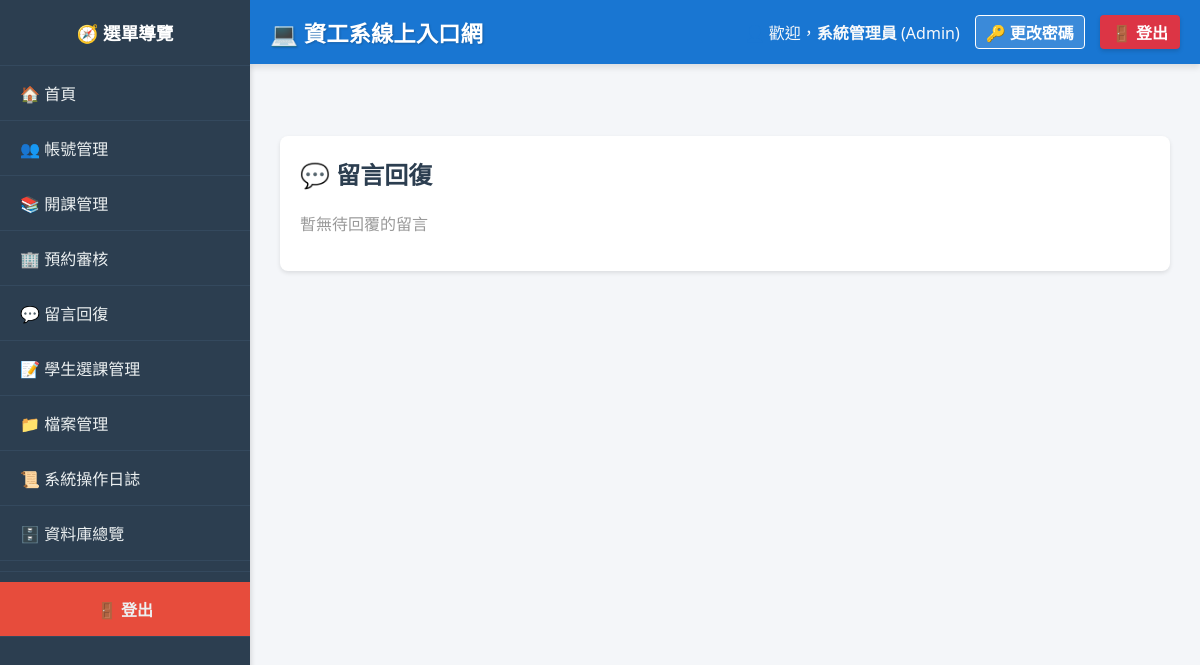
The app's page /index.php?page=review_messages (signed in), older data.
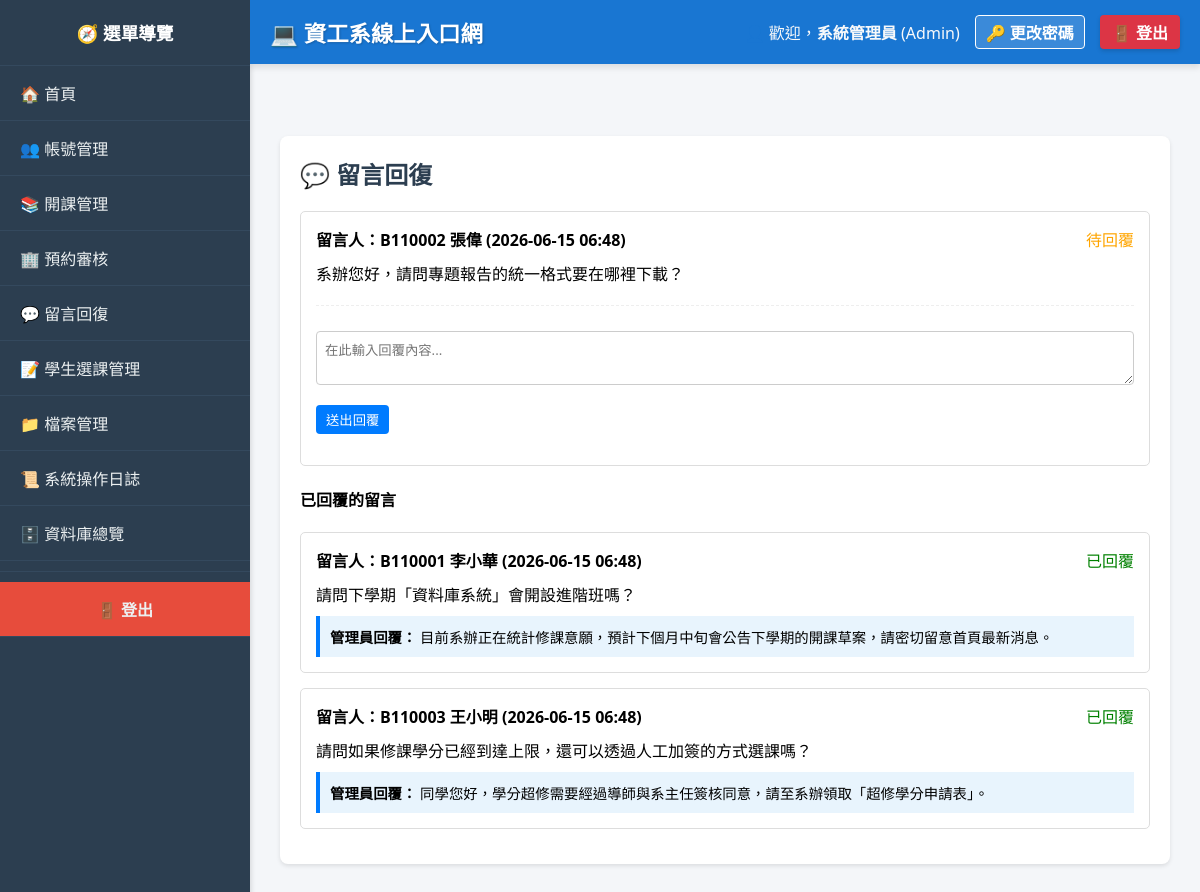
The same page, newer data.
### tables this page shows
CREATE TABLE Messages (
    message_id INT AUTO_INCREMENT PRIMARY KEY,
    sender_id INT NOT NULL,
    content TEXT NOT NULL,
    reply_content TEXT,
    created_at TIMESTAMP DEFAULT CURRENT_TIMESTAMP,
    is_public BOOLEAN DEFAULT FALSE,
    FOREIGN KEY (sender_id) REFERENCES Users(id) ON DELETE CASCADE
);

CREATE TABLE Students (
    student_id VARCHAR(20) PRIMARY KEY,
    user_id INT NOT NULL,
    name VARCHAR(100) NOT NULL,
    enrollment_year INT,
    FOREIGN KEY (user_id) REFERENCES Users(id) ON DELETE CASCADE
);

### modules/admin/review_messages.php (the view, shortened to what this page needs)
﻿<div class="card">
    <h2>💬 留言回復</h2>
    <?php
    if($_SESSION['role'] != 'Admin') {
        echo "<p style='color:red;'>只有管理員可以使用此功能。</p>";
    } else {
        $pending_messages = $conn->query(
            "SELECT m.message_id, u.username, s.name as student_name, s.student_id,
                    m.content, m.created_at
             FROM Messages m
             JOIN Users u ON m.sender_id = u.id
             LEFT JOIN Students s ON u.id = s.user_id
             WHERE m.reply_content IS NULL
             ORDER BY m.created_at DESC"
        );
        if($pending_messages->num_rows > 0) {
            while($msg = $pending_messages->fetch_assoc()) {
                echo "<div style='border:1px solid #ddd; padding:15px; border-radius:5px; margin-bottom:15px;'>";
                echo "<div style='display:flex; justify-content:space-between;'>";
                echo "<strong>留言人：" . htmlspecialchars($msg['student_id'] ?? $msg['username']) . " " . htmlspecialchars($msg['student_name'] ?? $msg['username']) . " (" . date('Y-m-d H:i', strtotime($msg['created_at'])) . ")</strong>";
                echo "<span style='color:orange;'>待回覆</span>";
                echo "</div>";
                echo "<p style='margin:10px 0;'>" . htmlspecialchars($msg['content']) . "</p>";
                echo "<hr style='border:0; border-top:1px dashed #eee;'>";
                echo "<form method='POST'>";
                echo "<textarea name='reply_content' rows='2' style='width:100%; padding:8px; border:1px solid #ccc; border-radius:4px;' placeholder='在此輸入回覆內容...'></textarea>";
                echo "<button type='submit' name='submit_reply' class='btn' style='margin-top:5px; background:#007bff; padding:5px 10px;'>送出回覆</button>";
                echo "</form>";
                echo "</div>";
            }
        } else {
            echo "<p style='color:#999;'>暫無待回覆的留言</p>";
        }
        $replied_messages = $conn->query(
            "SELECT m.message_id, u.username, s.name as student_name, s.student_id,
                    m.content, m.reply_content, m.created_at
             FROM Messages m
             JOIN Users u ON m.sender_id = u.id
             LEFT JOIN Students s ON u.id = s.user_id
             WHERE m.reply_content IS NOT NULL
             ORDER BY m.created_at DESC
             LIMIT 5"
        );
        if($replied_messages->num_rows > 0) {
            echo "<h4>已回覆的留言</h4>";
            while($msg = $replied_messages->fetch_assoc()) {
                echo "<div style='border:1px solid #ddd; padding:15px; border-radius:5px; margin-bottom:15px;'>";
                echo "<div style='display:flex; justify-content:space-between;'>";
                echo "<strong>留言人：" . htmlspecialchars($msg['student_id'] ?? $msg['username']) . " " . htmlspecialchars($msg['student_name'] ?? $msg['username']) . " (" . date('Y-m-d H:i', strtotime($msg['created_at'])) . ")</strong>";
                echo "<span style='color:green;'>已回覆</span>";
                echo "</div>";
                echo "<p style='margin:10px 0;'>" . htmlspecialchars($msg['content']) . "</p>";
                echo "<div style='background:#e8f4fd; padding:10px; border-left:4px solid #007bff; margin-top:10px;'>";
                echo "<p style='margin:0; font-size:0.9em;'><strong>管理員回覆：</strong> " . htmlspecialchars($msg['reply_content']) . "</p>";
                echo "</div>";
                echo "</div>";
            }
        }
    }
    ?>
</div>

### index.php (shortened to what this page needs)
﻿<?php
require_once 'db_connect.php';
$role = isset($_SESSION['role']) ? $_SESSION['role'] : 'Guest';
$page = isset($_GET['page']) ? $_GET['page'] : 'home';
?>
<!DOCTYPE html>
<html lang="zh-TW">
<head>
    <link rel="stylesheet" href="assets/css/style.css">
</head>
<body>
    <div class="sidebar">
        <h2>🧭 選單導覽</h2>
        <?php
        if ($role == 'Admin') {
            include 'includes/sidebar_admin.php';
        } elseif ($role == 'Teacher') {
            include 'includes/sidebar_teacher.php';
        } elseif ($role == 'Student') {
            include 'includes/sidebar_student.php';
        } else {
            include 'includes/sidebar_public.php';
        }
        ?>
    </div>
    <div class="main-content">
        <?php include 'includes/header.php'; ?>
        <div class="content-area">
            <?php
            if ($page == 'login') {
                include 'login.php';
            } else {
                $module_path = '';
                $page_name = basename($page);
                if (in_array($page_name, ['home', 'faculty', 'labs', 'teacher_detail', 'downloads', 'syllabus_detail', 'change_password'])) {
                    $module_path = 'modules/public/' . $page_name . '.php';
                } else if ($role == 'Admin' && in_array($page_name, ['manage_accounts', 'manage_courses', 'manage_enrollments', 'review_reservations', 'review_messages', 'manage_files', 'view_database', 'admin_logs'])) {
                    $module_path = 'modules/admin/' . $page_name . '.php';
                } else if ($role == 'Teacher' && in_array($page_name, ['profile', 'syllabus', 'grading'])) {
                    $module_path = 'modules/teacher/' . $page_name . '.php';
                } else if ($role == 'Student' && in_array($page_name, ['course_selection', 'my_schedule', 'reservation', 'message'])) {
                    $module_path = 'modules/student/' . $page_name . '.php';
                }
                if ($module_path != '' && file_exists($module_path)) {
                    include $module_path;
                } else {
                    echo "<div class='card' style='border-left: 4px solid #dc3545;'><h2>⚠️ 發生錯誤</h2><p>您請求的頁面不存在，或您沒有權限瀏覽此頁面。</p></div>";
                }
            }
            ?>
        </div>
    </div>
</body>
</html>

### includes/sidebar_admin.php
<a href="index.php?page=home">🏠 首頁</a>
<a href="index.php?page=manage_accounts">👥 帳號管理</a>
<a href="index.php?page=manage_courses">📚 開課管理</a>
<a href="index.php?page=review_reservations">🏢 預約審核</a>
<a href="index.php?page=review_messages">💬 留言回復</a>
<a href="index.php?page=manage_enrollments">📝 學生選課管理</a>
<a href="index.php?page=manage_files">📁 檔案管理</a>
<a href="index.php?page=admin_logs">📜 系統操作日誌</a>
<a href="index.php?page=view_database">🗄️ 資料庫總覽</a>
<hr style="margin: 10px 0; border: none; border-top: 1px solid #34495e;">
<a href="logout.php" style="background-color: #e74c3c; text-align: center; font-weight: bold;">🚪 登出</a>

### includes/header.php
<?php
$display_name = isset($_SESSION['username']) ? $_SESSION['username'] : '使用者';
if (isset($_SESSION['user_id']) && isset($_SESSION['role'])) {
    $uid = intval($_SESSION['user_id']);
    $role = $_SESSION['role'];
    if ($role == 'Admin') {
        $q = $conn->query("SELECT name FROM Admins WHERE user_id = $uid");
        if ($q && $r = $q->fetch_assoc()) $display_name = $r['name'];
    } elseif ($role == 'Teacher') {
        $q = $conn->query("SELECT name FROM Teachers WHERE user_id = $uid");
        if ($q && $r = $q->fetch_assoc()) $display_name = $r['name'];
    } elseif ($role == 'Student') {
        $q = $conn->query("SELECT name FROM Students WHERE user_id = $uid");
        if ($q && $r = $q->fetch_assoc()) $display_name = $r['name'];
    }
}
?>
<div style="background: #1976d2; color: #fff; padding: 15px 20px; display: flex; justify-content: space-between; align-items: center; border-radius: 0; margin-bottom: 20px; box-shadow: 0 4px 6px rgba(0,0,0,0.1);">
    <h2 style="margin: 0; font-size: 1.4em; text-shadow: 1px 1px 2px rgba(0,0,0,0.2);">💻 資工系線上入口網</h2>
    <div style="display: flex; align-items: center; gap: 15px;">
        <?php if (isset($_SESSION['user_id'])): ?>
            <span style="color: #f8f9fa;">👤 歡迎，<strong><?php echo htmlspecialchars($display_name); ?></strong> (<?php echo $_SESSION['role']; ?>)</span>
            <a href="index.php?page=change_password" style="color: #fff; text-decoration: none; font-weight: bold; border: 1px solid #fff; padding: 4px 10px; border-radius: 4px; background: rgba(255, 255, 255, 0.15); transition: 0.2s;" onmouseover="this.style.background='rgba(255,255,255,0.3)'" onmouseout="this.style.background='rgba(255,255,255,0.15)'">🔑 更改密碼</a>
            <a href="logout.php" style="background: #dc3545; color: white; text-decoration: none; padding: 5px 12px; border-radius: 4px; font-weight: bold; box-shadow: 0 2px 4px rgba(0,0,0,0.15);">🚪 登出</a>
        <?php else: ?>
            <a href="index.php?page=login" style="background: #007bff; color: white; text-decoration: none; padding: 5px 15px; border-radius: 4px; font-weight: bold;">系統登入</a>
        <?php endif; ?>
    </div>
</div>

### assets/css/style.css (style rules this page uses)
.sidebar { width: 250px; background-color: #2c3e50; color: #fff; display: flex; flex-direction: column; overflow-y: auto; box-shadow: 2px 0 4px rgba(0,0,0,0.1); }
.sidebar h2 { text-align: center; padding: 20px 0; border-bottom: 1px solid #34495e; margin: 0; font-size: 1.1rem; font-weight: 600; }
.sidebar a { padding: 15px 20px; color: #ecf0f1; text-decoration: none; border-bottom: 1px solid #34495e; display: block; transition: all 0.3s ease; font-weight: 500; }
.main-content { flex: 1; display: flex; flex-direction: column; overflow: hidden; }
.content-area { padding: 30px; overflow-y: auto; flex: 1; }
.card { background: #fff; border-radius: 8px; padding: 20px; box-shadow: 0 2px 4px rgba(0,0,0,0.1); margin-bottom: 20px; }
.card h2 { margin-top: 0; color: #2c3e50; }
button, .btn { padding: 8px 16px; background: #007bff; color: white; border: none; border-radius: 4px; cursor: pointer; text-decoration: none; display: inline-block; transition: all 0.3s ease; font-weight: 500; }
input[type="text"], input[type="password"], input[type="email"], input[type="file"], input[type="datetime-local"], select, textarea { padding: 10px; width: 100%; box-sizing: border-box; margin: 5px 0 15px; border: 1px solid #ccc; border-radius: 4px; font-family: inherit; }
hr { border: none; border-top: 1px solid #e0e0e0; margin: 20px 0; }

Row changes from the older to the newer data that the page shows:
added messages: students.student_id "B110002", students.name "張偉", created_at "2026-06-15 06:48", content "系辦您好，請問專題報告的統一格式要在哪裡下載？", shown under "💬 留言回復"
added messages: students.student_id "B110001", students.name "李小華", created_at "2026-06-15 06:48", content "請問下學期「資料庫系統」會開設進階班嗎？", reply_content "目前系辦正在統計修課意願，預計下個月中旬會公告下學期的開課草案，請密切留意首頁最新消息。", shown under "已回覆的留言"
added messages: students.student_id "B110003", students.name "王小明", created_at "2026-06-15 06:48", content "請問如果修課學分已經到達上限，還可以透過人工加簽的方式選課嗎？", reply_content "同學您好，學分超修需要經過導師與系主任簽核同意，請至系辦領取「超修學分申請表」。", shown under "已回覆的留言"
Text that changed along with them:
text no longer shown: "暫無待回覆的留言"
text now shown: "已回覆的留言"
